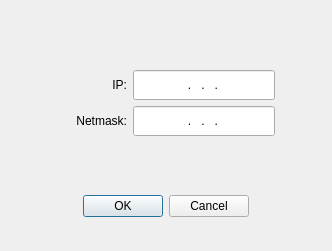
<?xml version="1.0" encoding="UTF-8"?>
<ui version="4.0">
 <class>Ipv4addrinput</class>
 <widget class="QDialog" name="Ipv4addrinput">
  <property name="geometry">
   <rect>
    <x>0</x>
    <y>0</y>
    <width>332</width>
    <height>251</height>
   </rect>
  </property>
  <property name="windowTitle">
   <string>Dialog</string>
  </property>
  <widget class="QDialogButtonBox" name="buttonBox">
   <property name="geometry">
    <rect>
     <x>20</x>
     <y>190</y>
     <width>291</width>
     <height>32</height>
    </rect>
   </property>
   <property name="orientation">
    <enum>Qt::Horizontal</enum>
   </property>
   <property name="standardButtons">
    <set>QDialogButtonBox::Cancel|QDialogButtonBox::Ok</set>
   </property>
   <property name="centerButtons">
    <bool>true</bool>
   </property>
  </widget>
  <widget class="QLabel" name="textLabel2_2">
   <property name="geometry">
    <rect>
     <x>60</x>
     <y>106</y>
     <width>67</width>
     <height>30</height>
    </rect>
   </property>
   <property name="text">
    <string>Netmask:</string>
   </property>
   <property name="alignment">
    <set>Qt::AlignRight|Qt::AlignTrailing|Qt::AlignVCenter</set>
   </property>
   <property name="wordWrap">
    <bool>false</bool>
   </property>
  </widget>
  <widget class="QLineEdit" name="IPv4mask">
   <property name="geometry">
    <rect>
     <x>133</x>
     <y>106</y>
     <width>142</width>
     <height>30</height>
    </rect>
   </property>
   <property name="inputMask">
    <string>999\.999\.999\.999</string>
   </property>
   <property name="alignment">
    <set>Qt::AlignHCenter</set>
   </property>
  </widget>
  <widget class="QLineEdit" name="IPv4addr">
   <property name="geometry">
    <rect>
     <x>133</x>
     <y>70</y>
     <width>142</width>
     <height>30</height>
    </rect>
   </property>
   <property name="inputMask">
    <string>999\.999\.999\.999</string>
   </property>
   <property name="alignment">
    <set>Qt::AlignHCenter</set>
   </property>
  </widget>
  <widget class="QLabel" name="textLabel2">
   <property name="geometry">
    <rect>
     <x>60</x>
     <y>70</y>
     <width>67</width>
     <height>30</height>
    </rect>
   </property>
   <property name="text">
    <string>IP:</string>
   </property>
   <property name="alignment">
    <set>Qt::AlignRight|Qt::AlignTrailing|Qt::AlignVCenter</set>
   </property>
   <property name="wordWrap">
    <bool>false</bool>
   </property>
  </widget>
 </widget>
 <resources/>
 <connections>
  <connection>
   <sender>buttonBox</sender>
   <signal>accepted()</signal>
   <receiver>Ipv4addrinput</receiver>
   <slot>accept()</slot>
   <hints>
    <hint type="sourcelabel">
     <x>248</x>
     <y>254</y>
    </hint>
    <hint type="destinationlabel">
     <x>157</x>
     <y>274</y>
    </hint>
   </hints>
  </connection>
  <connection>
   <sender>buttonBox</sender>
   <signal>rejected()</signal>
   <receiver>Ipv4addrinput</receiver>
   <slot>reject()</slot>
   <hints>
    <hint type="sourcelabel">
     <x>316</x>
     <y>260</y>
    </hint>
    <hint type="destinationlabel">
     <x>286</x>
     <y>274</y>
    </hint>
   </hints>
  </connection>
 </connections>
</ui>
